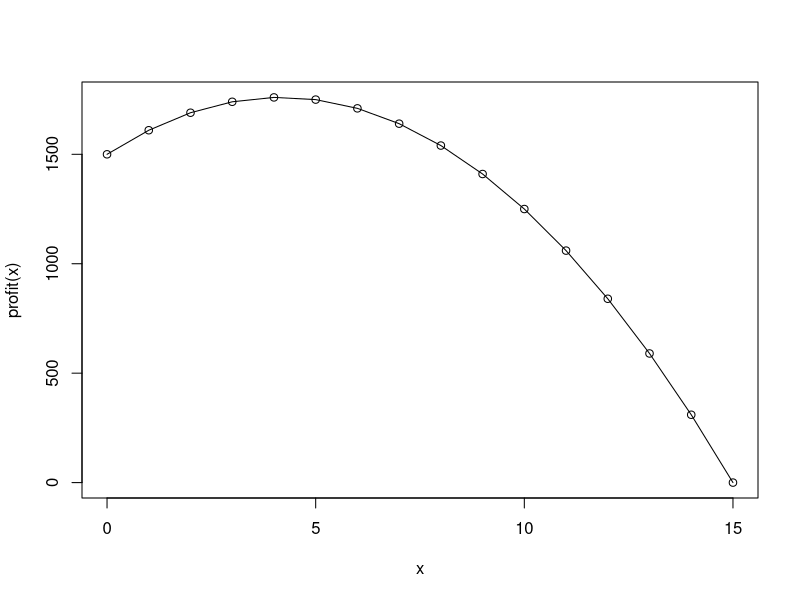
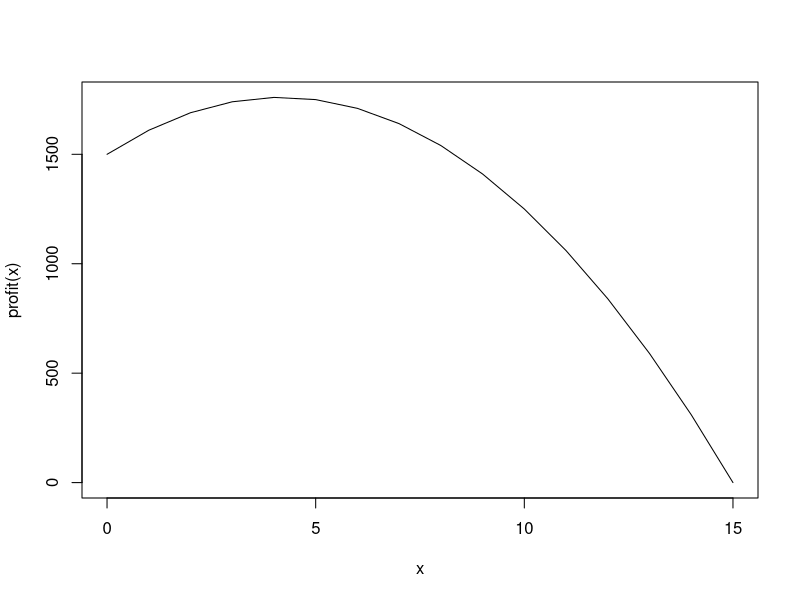

Recreate these plots in R, in order.
profit = function (x) {return((1500-100*x)*(1+.15*x))}
x = seq(0,15,1)
plot(x,profit(x),type='o')

fprime = function (f,a,h=0.0001){(f(a+h)-f(a-h))/(2*h)}
bisection = function(f,a,b,tol=0.0001){
  if (f(a)*f(b) > 0){
    return ("Boundary Conditions Not Met")
  }
  else{
    middle = a
    while (abs(f(middle))>tol){
      middle = (a+b)/2
      if (f(middle)*f(a)>0) (a = middle)
      else (b = middle)
      x=middle
      y=f(middle)
      ## if you want to "see" what happens at every step, take off the # of the next line ##
      #cat(sprintf("x-Val: %.4f ; f(x-val): %.4f\n",x,y))
    }
    return (middle)
  }
}

dProfit = function(x){fprime(profit,x)}
bisection(dProfit,0,20)
plot(x,profit(x),"l")
